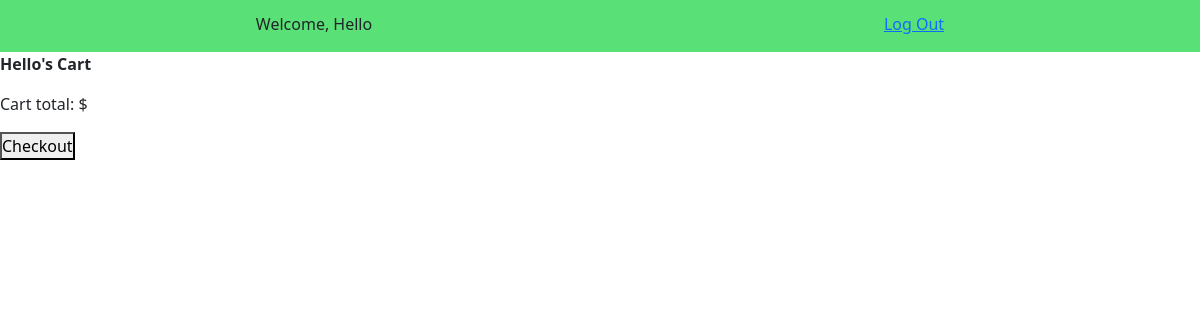
The page /marketplace/view-cart/3/ on the database as committed earlier.
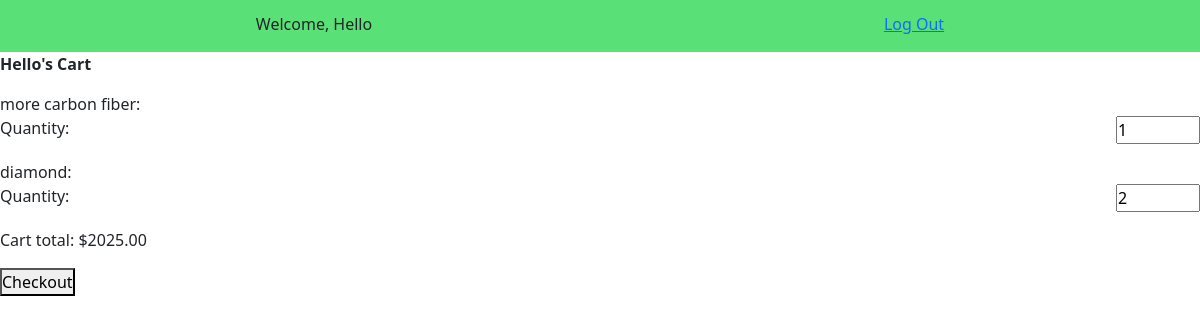
The same page on the database as committed later.
### marketplace/models.py (models this page shows, shortened)
class Cart_Item_Count(models.Model):
    cart = models.ForeignKey(Cart, on_delete=models.CASCADE, default=None)
    item = models.ForeignKey(Item, on_delete=models.CASCADE, default=None)
    quantity = models.IntegerField(default=None)
    created_at = models.DateTimeField(auto_now_add=True)
    updated_at = models.DateTimeField(auto_now=True)

class Item(models.Model):
    name = models.CharField(max_length=100)
    description = models.TextField()
    carbon_offset_in_trees = models.IntegerField()
    cost = models.DecimalField(max_digits=5, decimal_places=2)
    purchases = models.ManyToManyField('login_app.User', through="User_Item_Count")
    carts = models.ManyToManyField(Cart, through="Cart_Item_Count")
    created_at = models.DateTimeField(auto_now_add=True)
    updated_at = models.DateTimeField(auto_now=True)
    objects = ItemManager()

### marketplace/views.py (the view)
# urls.py: path('marketplace/view-cart/<int:user_id>/', views.view_cart, name="cart"),
def view_cart(request, user_id):
    cart = Cart.objects.get(user=apps.get_model('login_app.User').objects.get(id=user_id))
    cart_items = Cart_Item_Count.objects.filter(cart=cart)
    if cart_items:
        total_cost = 0
        for item in cart_items:
            total_cost += item.item.cost * item.quantity
        context = {
            'user': apps.get_model('login_app.User').objects.get(id=user_id),
            'cart_items': cart_items,
            'total_cost': total_cost
        }
        return render(request, 'cart.html', context)
    else:
        context = {
            'user': apps.get_model('login_app.User').objects.get(id=user_id)
        }
        return render(request, 'cart.html', context)

### marketplace/templates/cart.html (shortened to what this page needs)
<!DOCTYPE html>
<html>
    <head>
        {% load static %}
        <link rel="stylesheet" href="https://cdn.jsdelivr.net/npm/bootstrap@5.1.1/dist/css/bootstrap.css">
        <link rel="stylesheet" href="{% static 'style.css' %}">
    </head>
    <body>
        <div id="wrapper">
            <div id="topdiv">
                <p>Welcome, {{user.first_name}}</p>
                <a href="logout/">Log Out</a>
            </div>
        </div>
        <div>
            <p class="bold">{{user.first_name}}'s Cart</p>
            <form action="buy-items/" method="post">
                {% for item in cart_items %}
                    <p>
                        {{item.item.name}}:
                        <label>
                            Quantity:
                            <input name="purchase_quantity" type="number" min="1" max="10" step="1" value="{{item.quantity}}">
                        </label>
                    </p>
                {% endfor %}
                <p>Cart total: ${{total_cost}}</p>
                <button type="submit">Checkout</button>
            </form>
        </div>
    </body>
</html>

Rows that differ between the two databases and show on the page:
added Cart_Item_Count: item.name "more carbon fiber", purchase_quantity "1"
added Cart_Item_Count: item.name "diamond", purchase_quantity "2"
Other text that changed with them:
{{ total_cost }}: (not shown) → "2025.00"
